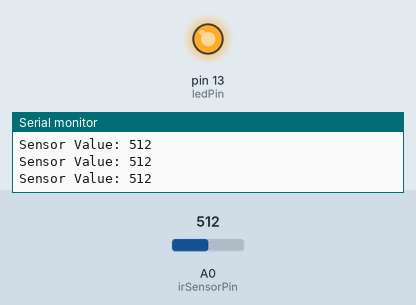
This sketch was run on a simulated Arduino Uno, built with avr-gcc and run on an emulated ATmega328P. On the bench: output pins drawn as LEDs (lit = HIGH), the last lines printed to the serial monitor. The inputs (shaded band) are chosen by the test bench; at power-on: A0 (irSensorPin) = 512.

Above: at 1.2 s.
1.3 s: A0 (irSensorPin) set to 582
2.8 s: A0 (irSensorPin) set to 618
At 3.7 s:
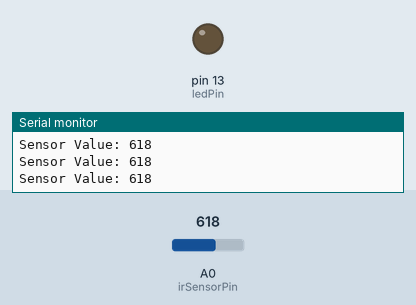
4.3 s: A0 (irSensorPin) set to 590
At 5.1 s:
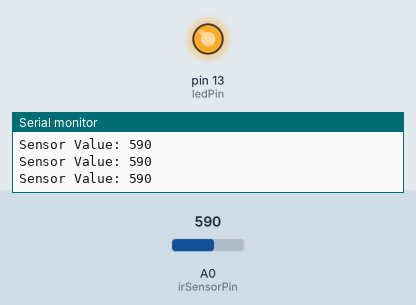
5.8 s: A0 (irSensorPin) set to 610
At 6.4 s:
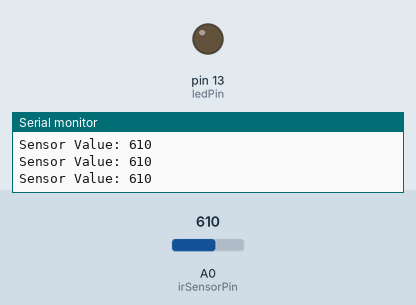
Timing chart, 0 to 8.3 s (numbered marks = the images above; inputs shaded):
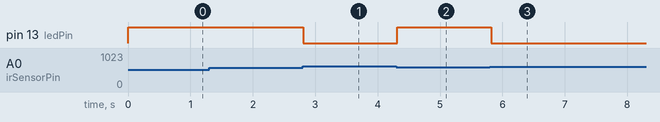

Measured:
- the behaviour switches between 599 and 600 on A0 (irSensorPin) (found by bisection; images 0 and 1)
- after the input at 2.8 s, pin 13 (ledPin): HIGH → LOW at once
- after the input at 4.3 s, pin 13 (ledPin): LOW → HIGH at once
- after the input at 5.8 s, pin 13 (ledPin): HIGH → LOW at once

The sketch:

sketch_jan16a.ino
```cpp
// Define the pin for the IR sensor
const int irSensorPin = A0; // Analog pin for IR sensor
// Define the pin for the external LED
const int ledPin = 13;       // Digital pin for external LED

// Define the threshold for obstacle detection
const int threshold = 600;   // Adjust this value based on your sensor's output

void setup() {
  // Start the serial communication
  Serial.begin(9600);

  // Set the external LED pin as an OUTPUT
  pinMode(ledPin, OUTPUT);
}

void loop() {
  // Read the value from the IR sensor
  int sensorValue = analogRead(irSensorPin);

  // Print the sensor value to the Serial Monitor
  Serial.print("Sensor Value: ");
  Serial.println(sensorValue);

  // Check if the sensor value is below the threshold
  if (sensorValue < threshold) {
    // Turn the external LED on if an obstacle is detected
    digitalWrite(ledPin, HIGH);
  } else {
    // Turn the external LED off if no obstacle is detected
    digitalWrite(ledPin, LOW);
  }

  // Wait a short time before the next reading
  delay(100);
}
```
